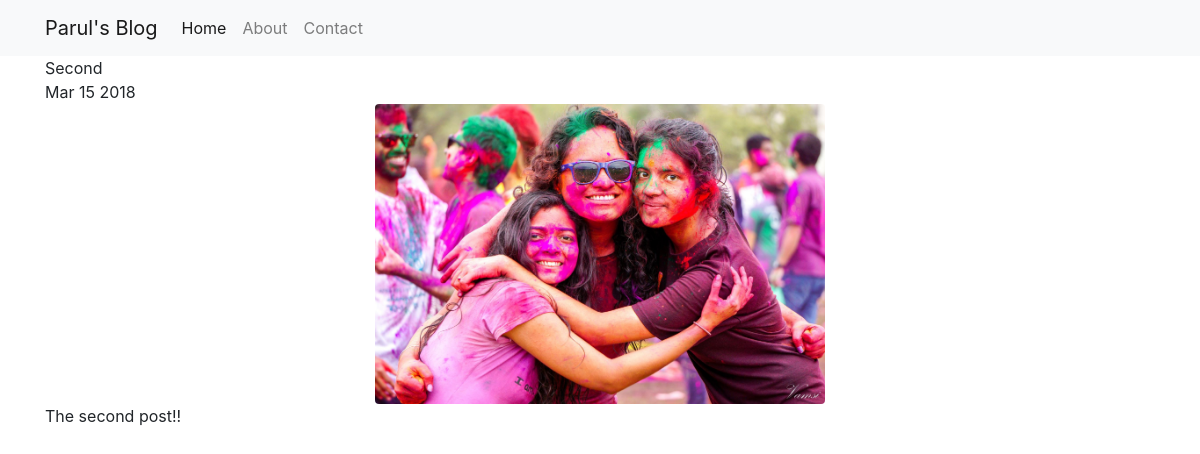
Page /posts/2/ on the committed database.
### posts/models.py (models this page shows, shortened)
class Post(models.Model) :
	title = models.CharField(max_length = 100)
	pub_date = models.DateTimeField()
	image = models.ImageField(upload_to='media/')
	description = models.TextField()
	def date(self) :
		return self.pub_date.strftime('%b %e %Y')

### posts/views.py (the view)
# urls.py: url(r'^posts/(?P<posts_id>[0-9]+)/$', posts.views.posts_detail, name="posts_detail"),
def posts_detail(request, posts_id) :
	post = Post.objects.get(pk=posts_id)
	return render(request, 'posts/posts_detail.html', {'post' : post})

### posts/templates/posts/posts_detail.html (shortened to what this page needs)
<!DOCTYPE html>
<html>
<head>
	<link rel="stylesheet" href="https://maxcdn.bootstrapcdn.com/bootstrap/4.0.0/css/bootstrap.min.css">
</head>
<body>
	<nav class="navbar navbar-expand-lg navbar-light bg-light">
		<div class="container">
  		<a class="navbar-brand" href="{% url 'home' %}">Parul's Blog</a>
  		<div class="collapse navbar-collapse" id="navbarNav">
    		<ul class="navbar-nav">
      			<li class="nav-item active">
        			<a class="nav-link" href="{% url 'home' %}">Home <span class="sr-only">(current)</span></a>
      			</li>
      			<li class="nav-item">
        			<a class="nav-link" href="{% url 'about' %}">About</a>
      			</li>
      			<li class="nav-item">
        			<a class="nav-link" href="{% url 'contact' %}">Contact</a>
      			</li>
    			</ul>
  		</div>
	</nav>
	<div class="container">
		{{ post.title }}<br>
		{{ post.date }} <br>
		<img src="{{ post.image.url }}" class="img-fluid rounded mx-auto d-block" style="height : 300px">
		{{ post.description }} <br><br>
	</div>
</body>
</html>

### rows in the picture
Post: title "Second", date "Mar 15 2018", image (picture), description "The second post!!"
